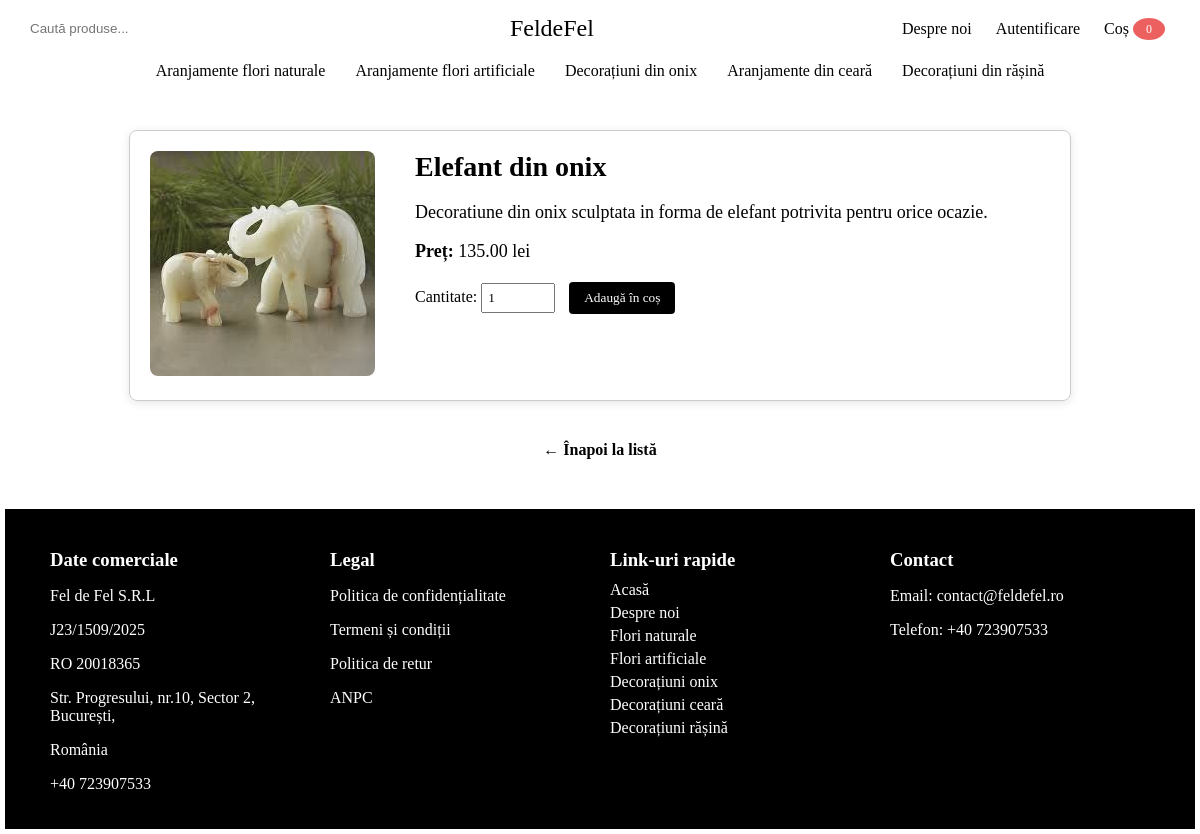
Screenshot of /decoratiuni/onyx/elefant-din-onix/ with the database file from the repository.
### decoratiuni/models.py (models this page shows, shortened)
class OnyxDecoration(models.Model):
    name = models.CharField(max_length=255)
    slug = models.SlugField(blank=True, unique=True)
    description = models.TextField()
    price = models.DecimalField(max_digits=10, decimal_places=2)
    image = models.ImageField(upload_to="decoratiuni/onyx")
    created = models.DateTimeField(auto_now_add=True)
    updated = models.DateTimeField(auto_now=True)

### decoratiuni/views.py (the view)
# urls.py: path("onyx/<slug:slug>/", onyx_decorations_details_view, name="detalii_onyx"),
def onyx_decorations_details_view(request, slug):
    try:
        produs = OnyxDecoration.objects.get(slug=slug)
    except OnyxDecoration.DoesNotExist:
        produs = None
    context = {
        'produs': produs
        }
    return render(request, 'decoratiuni/onyx_decorations_details.html', context)

### cart/processors.py (called while the page is built)
def add_cart_to_context(request):
    cart = request.session.get("cart", {})
    total = 0
    for item in cart.values():
        total += round(item["price"] * item["quantity"], 2)
    return {
        "cart": cart,
        "cart_total": round(total, 2),
        "cart_count": sum(item["quantity"] for item in cart.values())
    }

### decoratiuni/templates/decoratiuni/onyx_decorations_details.html (shortened to what this page needs)
<!DOCTYPE html>
<html lang="en">
<head>
</head>
<body>
    <header class="top-bar">
        <div class="search-box">
            <form method="get" action="{% url 'home:search' %}">
                <input type="text" name="q" placeholder="Caută produse...">
            </form>
        </div>
        <div class="logo">
            <a href="{% url 'home:home' %}">FeldeFel</a>
        </div>
        <nav class="nav-links">
            <a href="{% url 'home:despre' %}">Despre noi</a>
            {% if user.is_authenticated %}
                <a href="{% url 'accounts:profile' %}" class="account-link"> {{ user.first_name }} {{ user.last_name }}</a>
            {% else %}
                <a href="{% url 'accounts:login' %}" class="account-link">Autentificare</a>
            {% endif %}
            <a href="{% url 'cart:cart_url' %}" class="cart-link">
                Coș <span class="cart-badge">{{ cart_count }}</span>
            </a>
        </nav>
    </header>
    <nav class="categories-bar">
        <a href="{% url 'aranjamente_flori:naturale' %}">Aranjamente flori naturale</a>
        <a href="{% url 'aranjamente_flori:artificiale' %}">Aranjamente flori artificiale</a>
        <a href="{% url 'decoratiuni:decoratiuni_onyx' %}">Decorațiuni din onix</a>
        <a href="{% url 'aranjamente_ceara:wax_arrangements_url' %}">Aranjamente din ceară</a>
        <a href="{% url 'decoratiuni:decoratiuni_rasina' %}">Decorațiuni din rășină</a>
    </nav>
    {% if produs %}
    <div class="container">
        <div class="image-container">
            {% if produs.image %}
                <img src="{{ produs.image.url}}" alt="{{ produs.name}}">
            {% endif %}
        </div>
        <div class="details">
            <h1>{{ produs.name }}</h1>
            <p>{{ produs.description }}</p>
            <p><strong> Preț: </strong>{{ produs.price }} lei</p>
            <form method="post" action="{% url 'cart:add_to_cart_url' produs.slug %}">
                <label for="quantity_{{ produs.slug }}">Cantitate:</label>
                <input type="number" id="quantity_{{ produs.slug }}" name="quantity" min="1" value="1" required>
                <button type="submit">Adaugă în coș</button>
            </form>
        </div>
    </div>
    <div class="back-link">
        <a href="{% url 'decoratiuni:decoratiuni_onyx' %}">← Înapoi la listă</a>
    </div>
    {% else %}
        <p> Produsul nu există</p>
    {% endif %}
    <footer>
        <div class="footer-container">
            <div class="footer-column">
                <h3> Date comerciale </h3>
                <p> Fel de Fel S.R.L </p>
                <p> J23/1509/2025 </p>
                <p> RO 20018365 </p>
                <p> Str. Progresului, nr.10, Sector 2, București, </p>
                <p> România </p>
                <p> +40 723907533 </p>
            </div>
            <div class="footer-column">
                <h3> Legal </h3>
                <p> Politica de confidențialitate </p>
                <p> Termeni și condiții </p>
                <p> Politica de retur </p>
                <p> ANPC </p>
            </div>
            <div class="footer-column">
                <h3> Link-uri rapide </h3>
                <a href="{% url 'home:home' %}">Acasă</a>
                <a href="{% url 'home:despre' %}">Despre noi</a>
                <a href="{% url 'aranjamente_flori:naturale' %}"> Flori naturale </a>
                <a href="{% url 'aranjamente_flori:artificiale' %}"> Flori artificiale </a>
                <a href="{% url 'decoratiuni:decoratiuni_onyx' %}"> Decorațiuni onix </a>
                <a href="{% url 'aranjamente_ceara:wax_arrangements_url' %}"> Decorațiuni ceară </a>
                <a href="{% url 'decoratiuni:decoratiuni_rasina' %}"> Decorațiuni rășină </a>
            </div>
            <div class="footer-column">
                <h3> Contact </h3>
                <p> Email: contact@feldefel.ro </p>
                <p> Telefon: +40 723907533 </p>
            </div>
        </div>
    </footer>
</body>
</html>

### rows the page displays
OnyxDecoration: image (picture), name "Elefant din onix", description "Decoratiune din onix sculptata in forma de elefant potrivita pentru orice ocazie.", price "135.00"

### other values shown
{{ cart_count }} "0"
